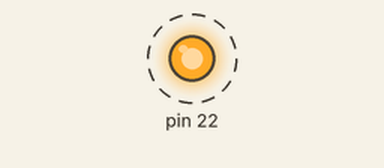
Recording of a program running on a simulated Raspberry Pi (header pin numbers). Shown: output pins drawn as LEDs (lit = HIGH). Dashed ring = blinking.

Above: at 0.5 s.
Timing chart, 0 to 4.6 s (numbered marks = the images above):
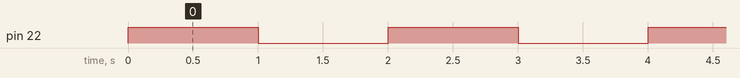

The program:

testpin.py
```python
# -*- coding: utf-8 -*-
import RPi.GPIO as GPIO
import time
# BOARD编号方式，基于插座引脚编号
GPIO.setwarnings(False)
GPIO.setmode(GPIO.BOARD)
GPIO.setup(22, GPIO.OUT)
GPIO.output(22, GPIO.LOW)
while True:
	GPIO.output(22, GPIO.HIGH)
	time.sleep(1)
	GPIO.output(22, GPIO.LOW)
	time.sleep(1)
```

Measured:
- by itself, pin 22: alternates HIGH for 1.0 s and LOW for 1.0 s
